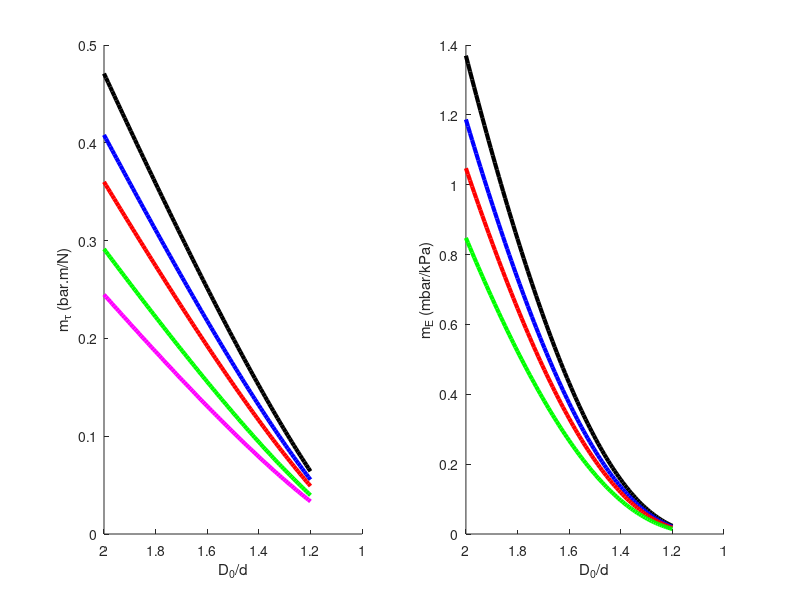

The MATLAB script that drew this image: (Note: this script raises an error after producing the figure.)
close all 
clear 
clc
%% Constant Parameters during the whole simulations
th = 24.4;          % The effective thickness 

%% slopes of (E and \gamma_0) vs D0/d
%%%%%%%%%%%%%%% Don't change the following parameters %%%%%%%%%%%%%%%%%%
alpha = 9*pi/180;       %

D0_d_min = 1.2; 
D0_d_max = 2.0; 
D0_d_vec = D0_d_min : (D0_d_max - D0_d_min)/100 :  D0_d_max; 

D0vec = [65 75 85 105 125]; 
colorvec = {'k','b','r','g','m'}; 

figure (4); 
set(gcf,'Units','inches')
set(gcf,'Color','white')

for jj = 1 : length(D0vec)
    D0 = D0vec(jj); 
    for ii = 1:length(D0_d_vec)
        d = D0/D0_d_vec(ii); 
        DL_cr = cos(alpha)*(sin(alpha)*(4*D0^3 - (2-cot(alpha))*d^3)/(1+sin(alpha))^2)^(1/3);
        A_cr = pi*DL_cr*DL_cr/4*(1 + (1+sin(alpha))^2/cos(alpha)/cos(alpha) + 1/tan(alpha)) + pi*d^2/4*(2 - 1/tan(alpha));
        slope_gamma = 10*2*(2/d - 2*cos(alpha)/DL_cr); 
        slope_E = slope_gamma*th*(A_cr/(pi*D0^2) - 1); 
    
        %%% Outputs 
        m_E(ii) = slope_E; 
        m_tau(ii) = slope_gamma; 
    end
    
    %%%%%%%%%%%% m_tau vs D0 %%%%%%%%%%%%%
    subplot(1,2,1); 
    box off 
    hold on 
    set ( gca, 'xdir', 'reverse' )
    
    plot(D0_d_vec,m_tau,'color',colorvec{jj},'LineWidth',3)
    
    xlabel('D_0/d')
    ylabel('m_{\tau} (bar.m/N)')

    if jj == length(D0vec)
        legend(strcat('D_0 =',num2str(D0vec(1))),strcat('D_0 =',num2str(D0vec(2))),strcat('D_0 =',num2str(D0vec(3))),strcat('D_0 =',num2str(D0vec(4))),strcat('D_0 =',num2str(D0vec(5))),'Location','northeast','edgecolor','none')
    end
    
    %%%%%%%%%%%% m_E vs D0 %%%%%%%%%%%%%%%%%%%%%%%%%%%%%%%%%%%%
    subplot(1,2,2); 
    box off 
    hold on 
    set ( gca, 'xdir', 'reverse' )
    
    plot(D0_d_vec,m_E,'color',colorvec{jj},'LineWidth',3)
    
    xlabel('D_0/d')
    ylabel('m_E (mbar/kPa)')

    if jj == length(D0vec)
        legend(strcat('D_0 =',num2str(D0vec(1))),strcat('D_0 =',num2str(D0vec(2))),strcat('D_0 =',num2str(D0vec(3))),strcat('D_0 =',num2str(D0vec(4))),strcat('D_0 =',num2str(D0vec(5))),'Location','northeast','edgecolor','none')
    end
end
